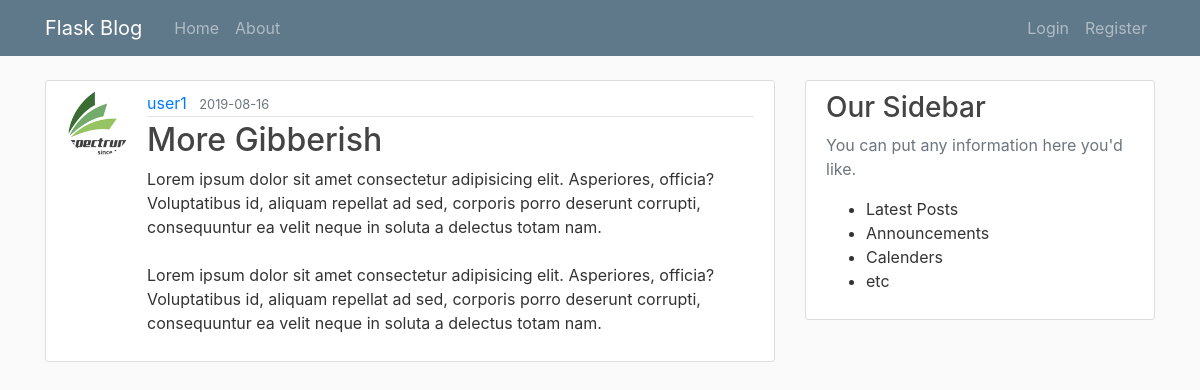
/post/7, run on an earlier commit of the app's database.
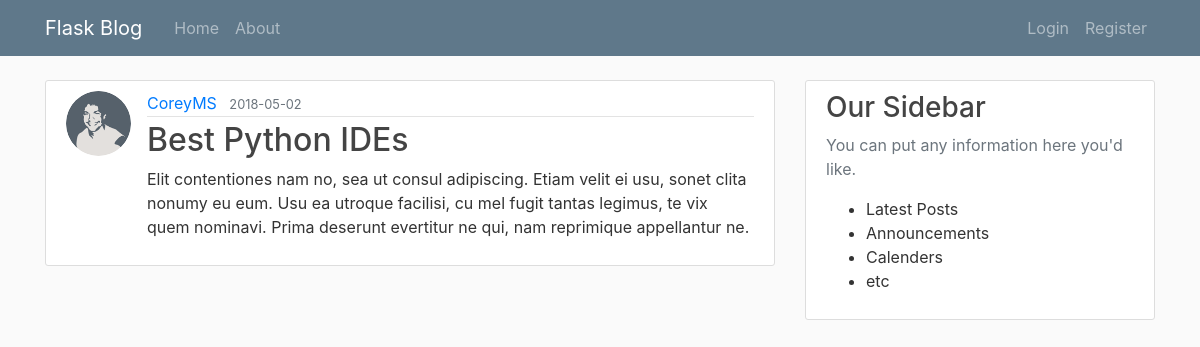
And on a later commit of the database.
### flaskblog/models.py (models this page shows, shortened)
class User(db.Model, UserMixin):
    id = db.Column(db.Integer, primary_key=True)
    username = db.Column(db.String(20), unique=True, nullable=False)
    email = db.Column(db.String(120), unique=True, nullable=False)
    image_file = db.Column(db.String(20), nullable=False, default='default.jpg')
    password = db.Column(db.String(60), nullable=False)
    posts = db.relationship('Post', backref='author', lazy=True)

class Post(db.Model):
    id = db.Column(db.Integer, primary_key=True)
    title = db.Column(db.String(100), nullable=False)
    date_posted = db.Column(db.DateTime, nullable=False, default=datetime.utcnow)
    content = db.Column(db.Text, nullable=False)
    user_id = db.Column(db.Integer, db.ForeignKey('user.id'), nullable=False)

### flaskblog/posts/routes.py (the view)
@posts.route("/post/<int:post_id>")
def post(post_id):
    post = Post.query.get_or_404(post_id)
    return render_template('post.html', title=post.title, post=post)

### flaskblog/templates/post.html (shortened to what this page needs)
{% extends "layout.html" %}
{% block content %}
<article class="media content-section">
    <img class="rounded-circle article-img"
        src="{{ url_for('static', filename='profile_pics/' + post.author.image_file) }}">
    <div class="media-body">
        <div class="article-metadata">
            <a class="mr-2" href="{{ url_for('users.user_posts', username=post.author.username)}}">{{ post.author.username }}</a>
            <small class="text-muted">{{ post.date_posted.strftime('%Y-%m-%d') }}</small>
        </div>
        <h2 class="article-title" >{{ post.title }}</h2>
        <p class="article-content">{{ post.content }}</p>
    </div>
</article>
{% endblock content %}

What changed in the data, as far as the page shows it:
removed User: image_file (picture), author.username "user1"
now on this page (row edited): User: image_file (picture), author.username "CoreyMS"
changed Post: date_posted "2019-08-16" → "2018-05-02"; title "More Gibberish" → "Best Python IDEs"; content "Lorem ipsum dolor sit amet consectetur adipisicing elit. Asperiores, officia? Voluptatibus id, aliquam repellat ad sed, corporis porro deserunt corrupti, consequuntur ea velit neque in soluta a delectus totam nam. Lorem ipsum dolor sit amet consectetur adipisicing elit. Asperiores, officia? Voluptatibus id, aliquam repellat ad sed, corporis porro deserunt corrupti, consequuntur ea velit neque in soluta a delectus totam nam." → "Elit contentiones nam no, sea ut consul adipiscing. Etiam velit ei usu, sonet clita nonumy eu eum. Usu ea utroque facilisi, cu mel fugit tantas legimus, te vix quem nominavi. Prima deserunt evertitur ne qui, nam reprimique appellantur ne."
